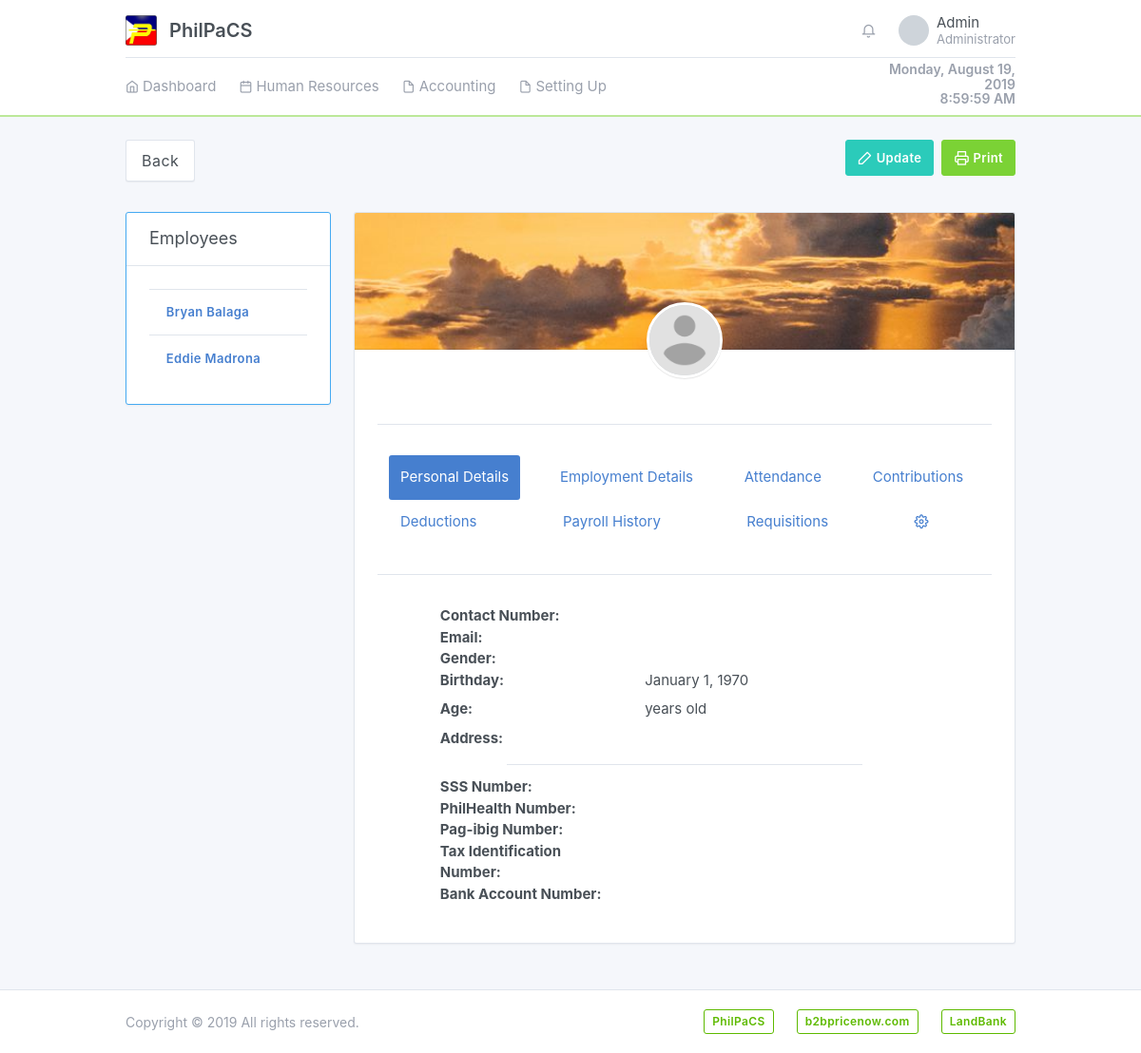
/system/employee.php?id=0 (signed in), run on an earlier commit of the app's database.
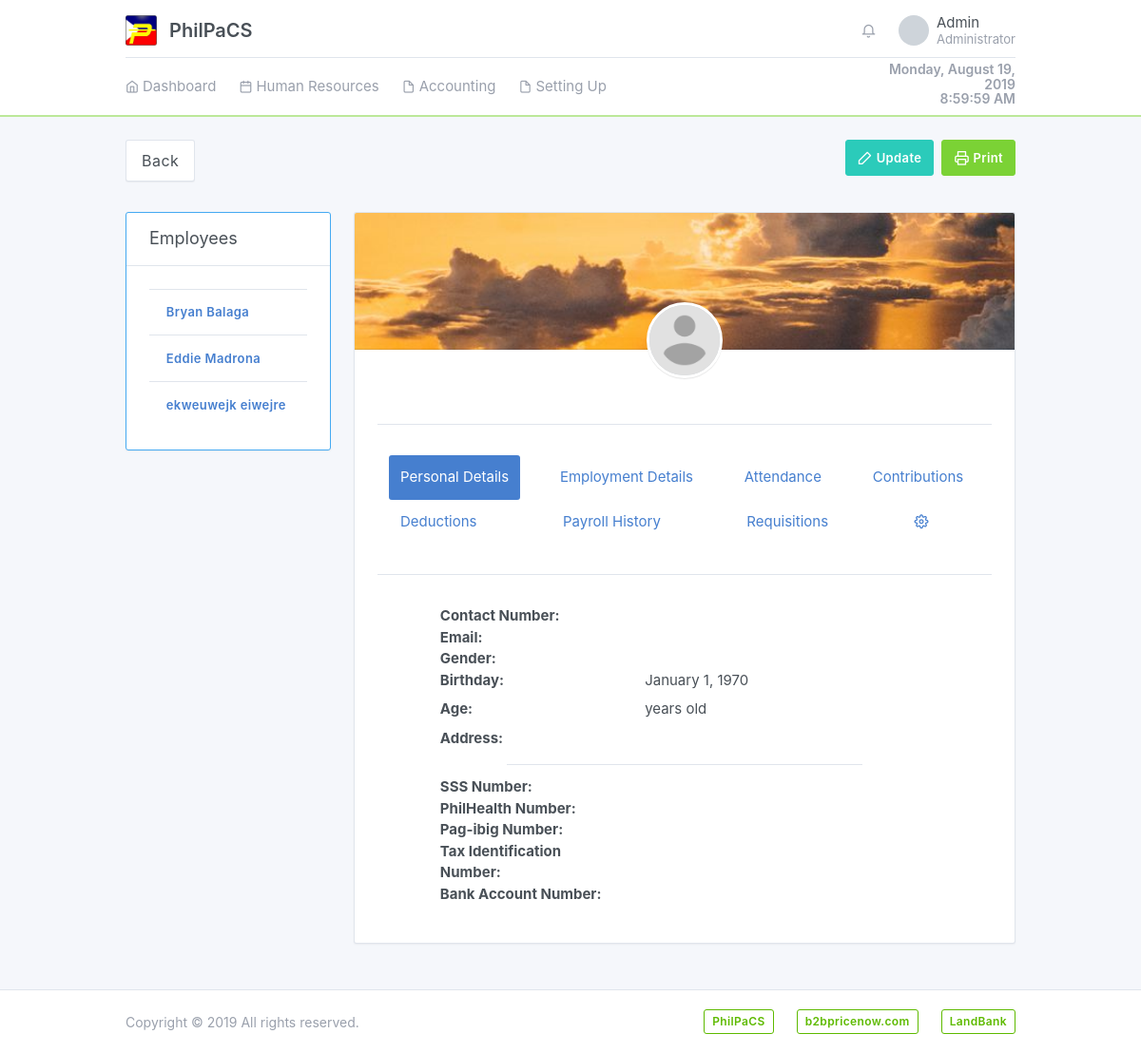
And on a later commit of the database.
### tables this page shows
CREATE TABLE `personaldetailstbl` (
  `personalID` int(11) NOT NULL AUTO_INCREMENT,
  `firstName` varchar(50) NOT NULL,
  `middleName` varchar(50) DEFAULT NULL,
  `lastName` varchar(50) NOT NULL,
  `contactNumber` varchar(15) NOT NULL,
  `email` varchar(60) NOT NULL,
  `gender` tinyint(1) NOT NULL,
  `birthday` date NOT NULL,
  `age` int(3) NOT NULL,
  `photo` varchar(255) DEFAULT NULL,
  `status` tinyint(1) NOT NULL,
  PRIMARY KEY (`personalID`)
);

### models/Config.php (called while the page is built, shortened)
<?php
require_once 'Database.php';
class Config extends Database {
	protected $conn;
	public function __construct() {
		$database = new Database();
		$this->conn = $database->db_connection();
	}
	public function runQuery($sql) {
		$stmt = $this->conn->prepare($sql);
		return $stmt;
	}
}

### models/Database.php (called while the page is built, shortened)
<?php
class Database {
	private $host = "localhost";
	private $dbname = "philpacs";
	private $username = "root";
	private $password = "";
	public function db_connection(){
		try {
			$this->conn = new PDO("mysql:host=" . $this->host . ";dbname=" . $this->dbname, $this->username, $this->password);
			$this->conn->setAttribute(PDO::ATTR_ERRMODE, PDO::ERRMODE_EXCEPTION);
			return $this->conn;
		} catch (PDOException $e) {
			echo "Connection Error: " . $e->getMessage();
		}
	}
}

### includes/employee/employee.data.php (shortened to what the changed rows need)
<div class="dimmer active">
  <div id="dimmer-content">
    <div class="row">
      <div class="col-md-3">
        <div class="card border-info">
          <div class="card-body">
            <table class="table table-sm datatable">
              <tbody>
                <?php
                $display = $config->runQuery("SELECT personalID, CONCAT (personaldetailstbl.firstName, ' ', personaldetailstbl.lastName) AS fullname
                                              FROM personaldetailstbl WHERE status=:status LIMIT 10");
                $display->execute(array(":status"=>1));
                while ($rows = $display->fetch(PDO::FETCH_ASSOC)) {
                  ?>
                  <tr>
                    <td>
                      <a href="./employee.php?id=<?=$rows['personalID'];?>" class="btn btn-link"><?=$rows['fullname'];?></a>
                    </td>
                  </tr>
                  <?php
                }
                ?>
              </tbody>
            </table>
          </div>
        </div>
      </div>
    </div>
  </div>
</div>

What changed in the data, as far as the page shows it:
added personaldetailstbl: fullname "ekweuwejk eiwejre"
